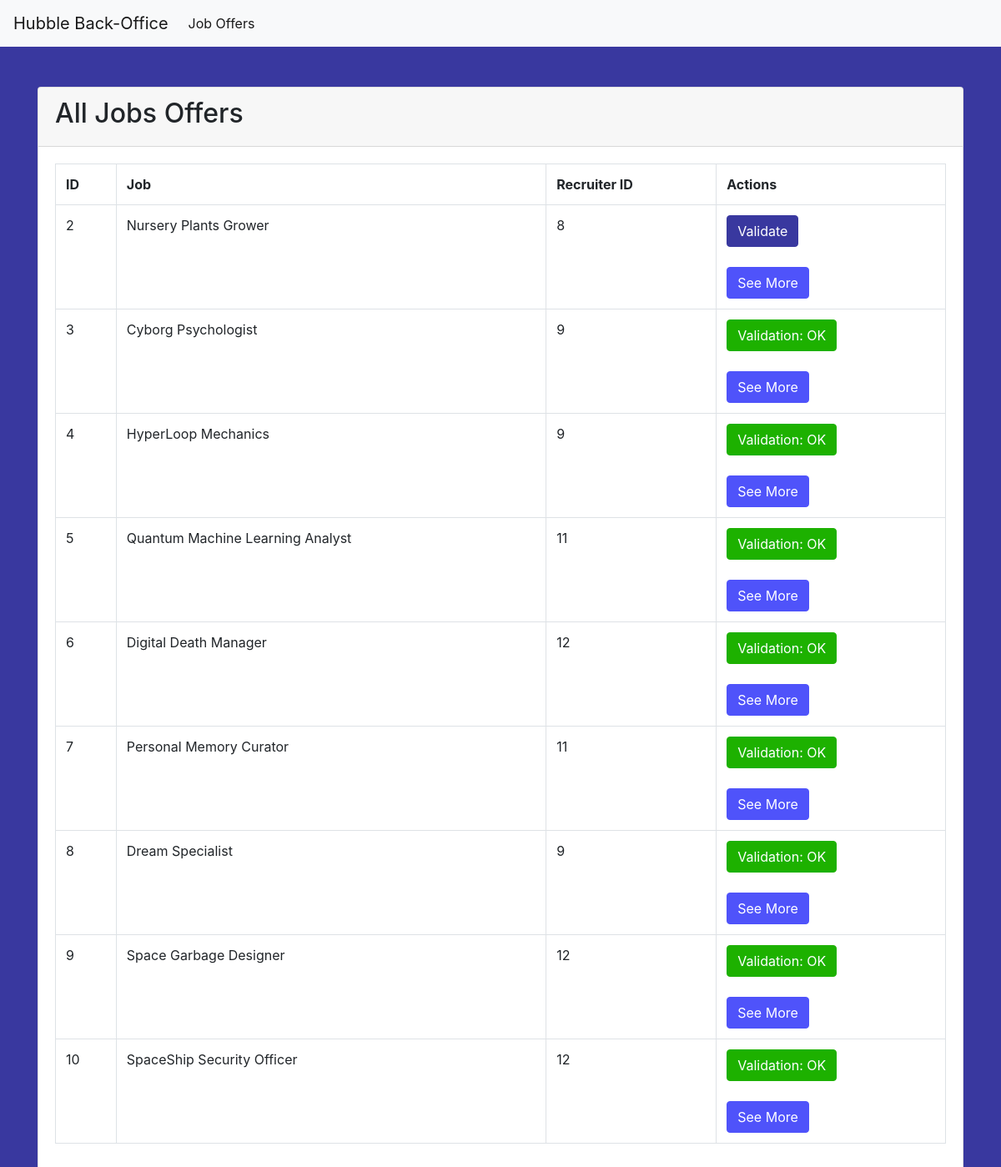
The app's page /admin/index.php with its own data.
### tables this page shows
CREATE TABLE `job` (
  `id` int(11) NOT NULL AUTO_INCREMENT,
  `need_validation` tinyint(1) NOT NULL,
  `duration` varchar(20) NOT NULL,
  `location` varchar(50) NOT NULL,
  `name` varchar(100) NOT NULL,
  `salary` varchar(15) NOT NULL,
  `description` varchar(1000) NOT NULL,
  `picture` varchar(100) NOT NULL,
  `field_id` int(11) NOT NULL,
  `recruiter_id` int(11) DEFAULT NULL,
  `company_id` int(11) DEFAULT NULL,
  PRIMARY KEY (`id`),
  KEY `IDX_FBD8E0F8443707B0` (`field_id`),
  KEY `IDX_FBD8E0F8156BE243` (`recruiter_id`),
  KEY `IDX_FBD8E0F8979B1AD6` (`company_id`),
  CONSTRAINT `FK_FBD8E0F8156BE243` FOREIGN KEY (`recruiter_id`) REFERENCES `recruiter` (`id`),
  CONSTRAINT `FK_FBD8E0F8443707B0` FOREIGN KEY (`field_id`) REFERENCES `field` (`id`),
  CONSTRAINT `FK_FBD8E0F8979B1AD6` FOREIGN KEY (`company_id`) REFERENCES `company` (`id`)
);

### admin/index.php (the view, shortened to what this page needs)
<?php
require '../includes/db.php';
$sql = 'SELECT
          `id`, `name`, `recruiter_id`, `need_validation`
        FROM
          `job`';
$statement = $pdo->prepare($sql);
$statement->execute();
$article = $statement->fetchAll(PDO::FETCH_OBJ);
require 'header.php';
?>
    <div class="container">
      <div class="card mt-5">
        <div class="card-header">
          <h2>All Jobs Offers</h2>
        </div>
         <div class="card-body">
           <table class="table table-bordered">
             <tr>
               <th>ID</th>
               <th>Job</th>
               <th>Recruiter ID</th>
               <th>Actions</th>
             </tr>
             <?php foreach($article as $art):
              ?>
               <tr>
                 <td><?= $art->id; ?></td>
                 <td><?= $art->name; ?></td>
                 <td><?= $art->recruiter_id; ?></td>
                 <td>
                  <?php
                    if ($art->need_validation == 0) {
                  ?>
                  <a href="/admin/validate.php?id=<?=$art->id ?>" class="btn btn-info" style="background-color: #39389F !important; border-color: #39389F !important;">Validate</a><br><br>
                  <?php
                    }
                    else {
                  ?>
                   <a href="/admin/validate.php?id=<?=$art->id ?>" class="btn btn-success" style="background-color: #1DB100 !important; border-color: #1DB100 !important;">Validation: OK</a><br><br>
                   <?php
                    }
                   ?>
                   <a href="/admin/show.php?id=<?= $art->id ?>" class="btn btn-info" style="background-color: #4F53FA !important; border-color: #4F53FA !important;">See More</a>
                 </td>
               </tr>
             <?php endforeach; ?>
           </table>
         </div>
      </div>
    </div>
<?php
require 'footer.php';

### admin/header.php (shortened to what this page needs)
<!doctype html>
<html lang="en">
  <head>
	<link rel="stylesheet" href="https://maxcdn.bootstrapcdn.com/bootstrap/4.0.0/css/bootstrap.min.css">
  </head>
  <body class="bg-info" style="background-color: #39389F !important;">
    <nav class="navbar navbar-expand-lg navbar-light bg-light">
      <a class="navbar-brand" href="../admin/index.php">Hubble Back-Office</a>
      <div class="collapse navbar-collapse" id="navbarSupportedContent">
        <ul class="navbar-nav mr-auto">
          <li class="nav-item active"><a class="nav-link" href="../admin/index.php">Job Offers<span class="sr-only">(current)</span></a></li>
        </ul>
      </div>
    </nav>

### admin/footer.php (shortened to what this page needs)
</body>
</html>

### records on screen
job: id "2", name "Nursery Plants Grower", recruiter "8"
job: id "3", name "Cyborg Psychologist", recruiter "9"
job: id "4", name "HyperLoop Mechanics", recruiter "9"
job: id "5", name "Quantum Machine Learning Analyst", recruiter "11"
job: id "6", name "Digital Death Manager", recruiter "12"
job: id "7", name "Personal Memory Curator", recruiter "11"
job: id "8", name "Dream Specialist", recruiter "9"
job: id "9", name "Space Garbage Designer", recruiter "12"
job: id "10", name "SpaceShip Security Officer", recruiter "12"
